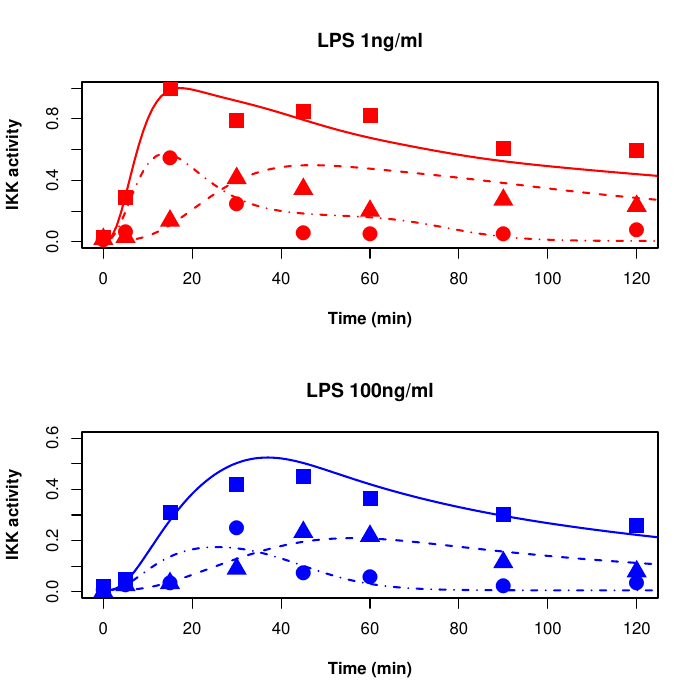

The R source for this figure:
ikkSim <-  read.csv("./simData/ikk.csv",header = F) # wt
ikkSim[,3] <-  NULL
names(ikkSim) <- c("Time","wt Low","wt High")
ikkExp <-  read.csv("../expdata/ikkExp.csv",header = F)

ikkKoSim <-  read.csv("./simData/ikkKoSim.csv",header = F)
ikkKoExp <-  read.csv("../expdata/ikkKoExp.csv",header = F)

pdf(file='fig1c.pdf', onefile=T)#, pointsize=8)  

layout(matrix(c(1,2),2,1,byrow=T),respect = F)

ats = seq(0,120,30)

# wt IKK, sim 
plot(ikkSim[,1],ikkSim[,3],type="l",main="LPS 1ng/ml",
     lty=1,col="red",lwd=2,ylim=c(0,1),xlim=c(0,120),xlab="Time (min)",ylab="IKK activity",
     axes=T,frame.plot =TRUE,font.lab = 2)#Time (min)") 

Axis(side=1, labels=F)
Axis(side=2, labels=F)
#     ylab="Level (Normalized to Maximum)",font.lab = 2)
points(ikkExp[,3],ikkExp[,4],col="red",pch=15,cex=2)

# IKK kos
points(ikkKoSim[,1],ikkKoSim[,2],type="l",lty=2,col="red",lwd=2) #mko high
points(ikkKoSim[,7],ikkKoSim[,8],type="l",lty=4,col="red",lwd=2)  #tko high

points(ikkKoExp[,1],ikkKoExp[,2],col="red",pch=17,cex=2) #mko High
points(ikkKoExp[,7],ikkKoExp[,8],col="red",pch=16,cex=2) #tko high

# legend
#legend("topright", legend = c("wtExp","mkoExp","tkoExp","wtSim","mkoSim","tkoSim"),
#       pch =c(15,17,16,NA,NA,NA),lty=c(0,0,0,1,4,2),col=rep("black",6))


# wt IKK, sim 
plot(ikkSim[,1],ikkSim[,2],type="l",main="LPS 100ng/ml",
     lty=1,col="blue",lwd=2,ylim=c(0,.6),xlim=c(0,120),xlab="Time (min)",ylab="IKK activity",
     axes=T,frame.plot =TRUE,font.lab = 2,)#Time (min)")
Axis(side=1, labels=FALSE)
Axis(side=2, labels=FALSE)
#     ylab="Level (Normalized to Maximum)",font.lab = 2)
points(ikkExp[,1],ikkExp[,2],col="blue",pch=15,cex=2)

# IKK kos
points(ikkKoSim[,3],ikkKoSim[,4],type="l",lty=2,col="blue",lwd=2) #mko
points(ikkKoSim[,5],ikkKoSim[,6],type="l",lty=4,col="blue",lwd=2) #tko

points(ikkKoExp[,3],ikkKoExp[,4],col="blue",pch=17,cex=2)
points(ikkKoExp[,5],ikkKoExp[,6],col="blue",pch=16,cex=2)

# legend
#legend("topright", legend = c("wtExp","mkoExp","tkoExp","wtSim","mkoSim","tkoSim"),
#       pch =c(15,17,16,NA,NA,NA),lty=c(0,0,0,1,4,2),col=rep("black",6))
dev.off()

system("open fig1c.pdf")
